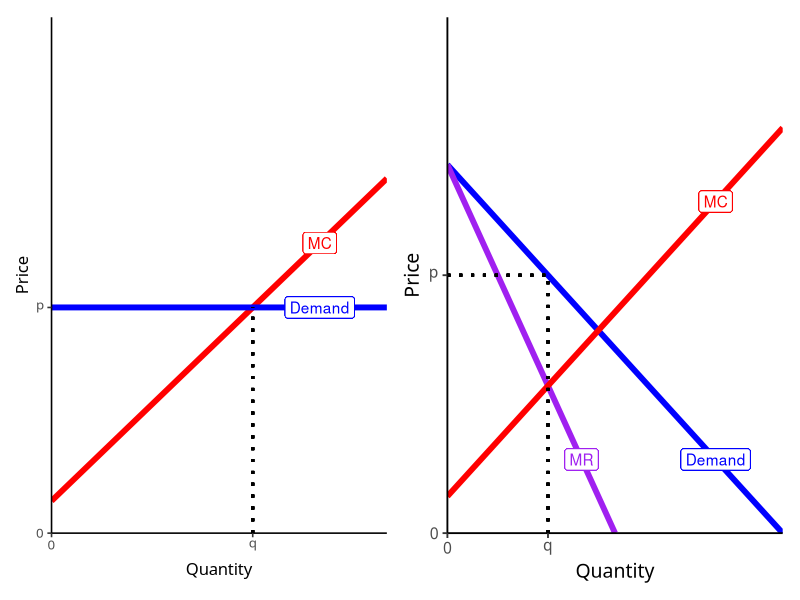
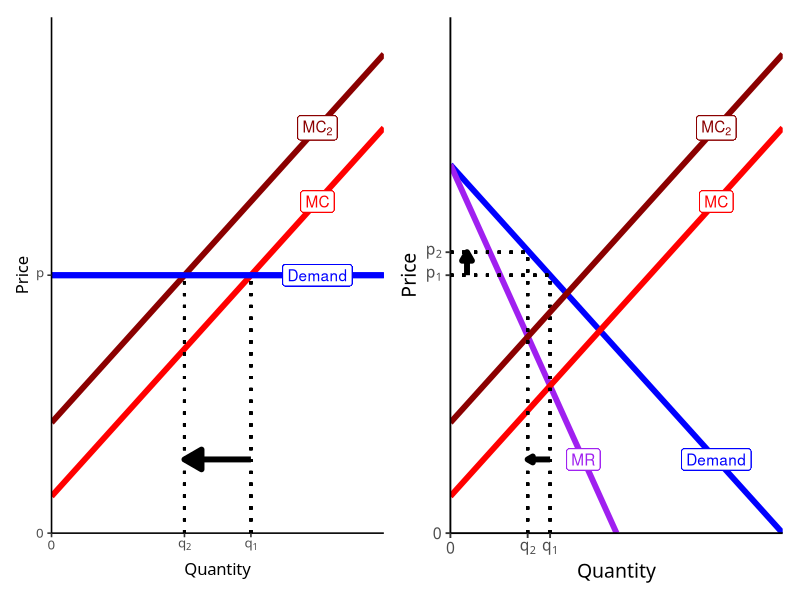
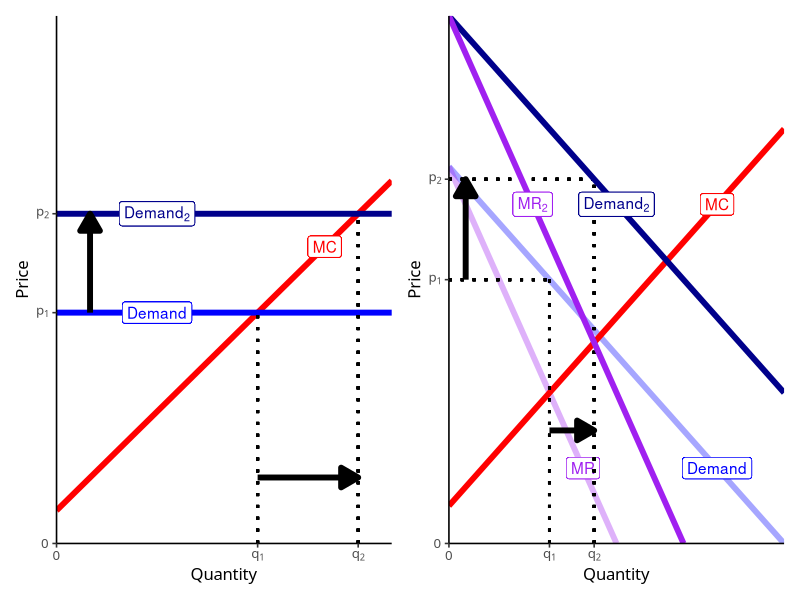
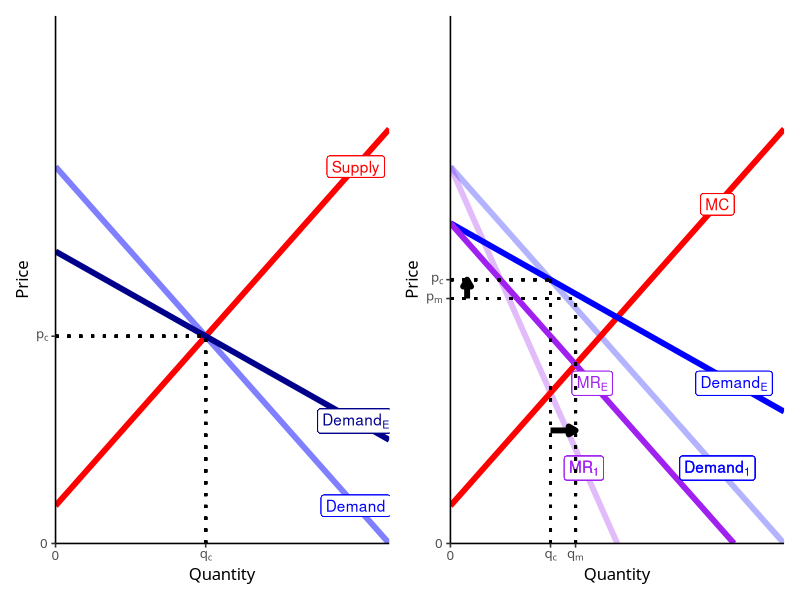

The R script that drew these images, in order:
## ---- chunk 1
knitr::opts_chunk$set(echo = FALSE,
                      message = FALSE,
                      warning = FALSE)
library(tidyverse)
## ---- chunk 2
demand_1=function(x){10-x}
mr_1=function(x){10-2*x}

demand_2=function(x){16-x}
mr_2=function(x){16-2*x}

mc_m=function(x){x+1}
mc_c=function(x){2*x+1}

pc<-ggplot(data=tibble(x=1:10), aes(x=x))+
  stat_function(fun=mc_m, geom="line", size=2, color="red")+
  geom_label(x=8,y=mc_m(8), color="red", label=expression(MC))+
  geom_hline(yintercept=7, size = 2, color = "blue")+
  geom_label(x=8,y=7, color="blue", label="Demand")+
  geom_segment(x=6,xend=6, y=0, yend=7, size=1, linetype="dotted")+
  scale_x_continuous(breaks = c(0,6),
                     labels = c(0,expression(q)),
                     limits = c(0,10),
                     expand=c(0,0))+
  scale_y_continuous(breaks = c(0,7),
                     labels = c(0,expression(p)),
                     limits = c(0,16),
                     expand=c(0,0))+
  theme_classic(base_family = "Fira Sans Condensed", base_size=12)+
  labs(x = "Quantity",
       y = "Price")

mp<-ggplot(data=tibble(x=1:10), aes(x=x))+
  stat_function(fun=demand_1, geom="line", size=2, color="blue")+
  stat_function(fun=mr_1, geom="line", size=2, color="purple")+
  stat_function(fun=mc_m, geom="line", size=2, color="red")+
  #stat_function(fun=mc_c, geom="line", size=2, color="red")+

  
  geom_label(x=8,y=demand_1(8), color="blue", label="Demand")+
  geom_label(x=4,y=mr_1(4), color="purple", label=expression(MR))+
  geom_label(x=8,y=mc_m(8), color="red", label=expression(MC))+
  #geom_label(x=4,y=mc_c(4), color="red", label=expression(MC[c]))+
  
  geom_segment(x=3,xend=3, y=0, yend=7, size=1, linetype="dotted")+
  geom_segment(x=0,xend=3, y=7, yend=7, size=1, linetype="dotted")+

  scale_x_continuous(breaks = c(0,3),
                     labels = c(0,expression(q)),
                     limits = c(0,10),
                     expand=c(0,0))+
  scale_y_continuous(breaks = c(0,7),
                     labels = c(0,expression(p)),
                     limits = c(0,14),
                     expand=c(0,0))+
  theme_classic(base_family = "Fira Sans Condensed", base_size=14)+
  labs(x = "Quantity",
       y = "Price")

library(patchwork)
pc+mp
## ---- chunk 3
mc_m2=function(x){x+1+2}
mc_c=function(x){2*x+1}

pc_c2<-pc+
  stat_function(fun=mc_m2, geom="line", size=2, color="darkred")+
  geom_label(x=8,y=mc_m2(8), color="darkred", label=expression(MC[2]))+
  geom_hline(yintercept=7, size = 2, color = "blue")+
  geom_label(x=8,y=7, color="blue", label="Demand")+
  geom_segment(x=4,xend=4, y=0, yend=7, size=1, linetype="dotted")+
  
  annotate("segment", x = 6, xend = 4, y = 2, yend = 2, colour = "black", size=2, alpha=1, arrow=arrow(length=unit(0.5,"cm"), ends="last", type="closed"))+

  scale_x_continuous(breaks = c(0,4,6),
                     labels = c(0,expression(q[2]),expression(q[1])),
                     limits = c(0,10),
                     expand=c(0,0))+
  scale_y_continuous(breaks = c(0,7),
                     labels = c(0,expression(p)),
                     limits = c(0,14),
                     expand=c(0,0))

mp_c2<-mp+
  stat_function(fun=mc_m2, geom="line", size=2, color="darkred")+
  geom_label(x=8,y=mc_m2(8), color="darkred", label=expression(MC[2]))+
  geom_segment(x=2.325, xend=2.325, y=0, yend=7.625, size=1, linetype="dotted")+
  geom_segment(x=0, xend=2.325, y=7.625, yend=7.625, size=1, linetype="dotted")+
  
  annotate("segment", x = 3, xend = 2.325, y = 2, yend = 2, colour = "black", size=2, alpha=1, arrow=arrow(length=unit(0.15,"cm"), ends="last", type="closed"))+
  annotate("segment", x = 0.5, xend = 0.5, y = 7, yend = 7.625, colour = "black", size=2, alpha=1, arrow=arrow(length=unit(0.25,"cm"), ends="last", type="closed"))+
  
  scale_x_continuous(breaks = c(0,2.325,3),
                     labels = c(0,expression(q[2]),expression(q[1])),
                     limits = c(0,10),
                     expand=c(0,0))+
  scale_y_continuous(breaks = c(0,7,7.625),
                     labels = c(0,expression(p[1]),expression(p[2])),
                     limits = c(0,14),
                     expand=c(0,0))
pc_c2+mp_c2
## ---- chunk 4
demand_3=function(x){14-x}
mr_3=function(x){14-2*x}

pc_d2<-ggplot(data=tibble(x=1:10), aes(x=x))+
  stat_function(fun=mc_m, geom="line", size=2, color="red")+
  geom_label(x=8,y=mc_m(8), color="red", label=expression(MC))+
  geom_hline(yintercept=7, size = 2, color = "blue")+
  geom_label(x=3,y=7, color="blue", label="Demand")+
  geom_segment(x=6,xend=6, y=0, yend=7, size=1, linetype="dotted")+
  geom_hline(yintercept = 10, size = 2, color = "darkblue")+
  geom_label(x=3,y=10, color="darkblue", label=expression(Demand[2]))+
  geom_segment(x=9,xend=9, y=0, yend=10, size=1, linetype="dotted")+
  
  annotate("segment", x = 6, xend = 9, y = 2, yend = 2, colour = "black", size=2, alpha=1, arrow=arrow(length=unit(0.5,"cm"), ends="last", type="closed"))+
  annotate("segment", x = 1, xend = 1, y = 7, yend = 10, colour = "black", size=2, alpha=1, arrow=arrow(length=unit(0.5,"cm"), ends="last", type="closed"))+

    scale_x_continuous(breaks = c(0,6,9),
                     labels = c(0,expression(q[1]),expression(q[2])),
                     limits = c(0,10),
                     expand=c(0,0))+
  scale_y_continuous(breaks = c(0,7,10),
                     labels = c(0,expression(p[1]),expression(p[2])),
                     limits = c(0,16),
                     expand=c(0,0))+
  theme_classic(base_family = "Fira Sans Condensed", base_size=12)+
  labs(x = "Quantity",
       y = "Price")


mp_d2<-ggplot(data=tibble(x=1:10), aes(x=x))+
  stat_function(fun=demand_1, geom="line", size=2, color="blue", alpha = 0.35)+
  stat_function(fun=mr_1, geom="line", size=2, color="purple", alpha = 0.35)+
  stat_function(fun=mc_m, geom="line", size=2, color="red")+
  #stat_function(fun=mc_c, geom="line", size=2, color="red")+

  
  geom_label(x=8,y=demand_1(8), color="blue", label="Demand")+
  geom_label(x=4,y=mr_1(4), color="purple", label=expression(MR))+
  geom_label(x=8,y=mc_m(8), color="red", label=expression(MC))+
  #geom_label(x=4,y=mc_c(4), color="red", label=expression(MC[c]))+
  
  geom_segment(x=3,xend=3, y=0, yend=7, size=1, linetype="dotted")+
  geom_segment(x=0,xend=3, y=7, yend=7, size=1, linetype="dotted")+

  geom_segment(x=4.333,xend=4.333, y=0, yend=demand_3(4.333), size=1, linetype="dotted")+
  geom_segment(x=0,xend=4.333, y=demand_3(4.333), yend=demand_3(4.333), size=1, linetype="dotted")+

  stat_function(fun=demand_3, geom="line", size=2, color="darkblue")+
  geom_label(x=5,y=demand_3(5), color="darkblue", label=expression(Demand[2]))+
  stat_function(fun=mr_3, geom="line", size=2, color="purple")+
  geom_label(x=2.5,y=mr_3(2.5), color="purple", label=expression(MR[2]))+

  annotate("segment", x = 3, xend = 4.333, y = 3, yend = 3, colour = "black", size=2, alpha=1, arrow=arrow(length=unit(0.5,"cm"), ends="last", type="closed"))+
  annotate("segment", x = 0.5, xend = 0.5, y = 7, yend = demand_3(4.333), colour = "black", size=2, alpha=1, arrow=arrow(length=unit(0.5,"cm"), ends="last", type="closed"))+

  scale_x_continuous(breaks = c(0,3,4.333),
                     labels = c(0,expression(q[1]),expression(q[2])),
                     limits = c(0,10),
                     expand=c(0,0))+
  scale_y_continuous(breaks = c(0,7,demand_3(4.333)),
                     labels = c(0,expression(p[1]),expression(p[2])),
                     limits = c(0,14),
                     expand=c(0,0))+
  theme_classic(base_family = "Fira Sans Condensed", base_size=12)+
  labs(x = "Quantity",
       y = "Price")
pc_d2+mp_d2
## ---- chunk 5
demand_cr=function(x){7.75-0.5*x}

pc_e<-ggplot(data=tibble(x=1:10), aes(x=x))+
  stat_function(fun=demand_1, geom="line", size=2, color="blue", alpha =0.5)+
    geom_label(x=9,y=demand_1(9), color="blue", label="Demand")+
    stat_function(fun=mc_m, geom="line", size=2, color="red")+
    geom_label(x=9,y=mc_m(9), color="red", label="Supply")+
    stat_function(fun=demand_cr, geom="line", size=2, color="darkblue")+
    geom_label(x=9,y=demand_cr(9), color="darkblue", label=expression(Demand[E]))+

  geom_segment(x=4.5,xend=4.5, y=0, yend=5.5, size=1, linetype="dotted")+
  geom_segment(x=0,xend=4.5, y=5.5, yend=5.5, size=1, linetype="dotted")+
  scale_x_continuous(breaks = c(0,4.5),
                     labels = c(0,expression(q[c])),
                     limits = c(0,10),
                     expand=c(0,0))+
  scale_y_continuous(breaks = c(0,5.5),
                     labels = c(0,expression(p[c])),
                     limits = c(0,14),
                     expand=c(0,0))+
  theme_classic(base_family = "Fira Sans Condensed", base_size=12)+
  labs(x = "Quantity",
       y = "Price")

demand_r=function(x){8.5-0.5*x}
mr_r=function(x){8.5-1*x}

mp_e<-ggplot(data=tibble(x=1:10), aes(x=x))+
  stat_function(fun=demand_1, geom="line", size=2, color="blue",alpha=0.3)+
  stat_function(fun=mr_1, geom="line", size=2, color="purple",alpha=0.3)+
  stat_function(fun=mc_m, geom="line", size=2, color="red")+

  stat_function(fun=demand_r, geom="line", size=2, color="blue")+
  stat_function(fun=mr_r, geom="line", size=2, color="purple")+

  
  geom_label(x=8,y=demand_1(8), color="blue", label=expression(Demand[1]), alpha=0.3)+
  geom_label(x=4,y=mr_1(4), color="purple", label=expression(MR[1]), alpha=0.3)+
  geom_label(x=8,y=mc_m(8), color="red", label=expression(MC))+

  geom_label(x=8.5,y=demand_r(8.5), color="blue", label=expression(Demand[E]))+
  geom_label(x=4.25,y=mr_r(4.25), color="purple", label=expression(MR[E]))+

  
  geom_segment(x=3,xend=3, y=0, yend=7, size=1, linetype="dotted")+
  geom_segment(x=0,xend=3, y=7, yend=7, size=1, linetype="dotted")+

  geom_segment(x=3.75,xend=3.75, y=0, yend=6.5, size=1, linetype="dotted")+
  geom_segment(x=0,xend=3.75, y=6.5, yend=6.5, size=1, linetype="dotted")+

  annotate("segment", x = 3, xend = 3.75, y = 3, yend = 3, colour = "black", size=2, alpha=1, arrow=arrow(length=unit(0.2,"cm"), ends="last", type="closed"))+
  annotate("segment", x = 0.5, xend = 0.5, y = 6.5, yend = 7, colour = "black", size=2, alpha=1, arrow=arrow(length=unit(0.2,"cm"), ends="last", type="closed"))+

  scale_x_continuous(breaks = c(0,3,3.75),
                     labels = c(0,expression(q[c]), expression(q[m])),
                     limits = c(0,10),
                     expand=c(0,0))+
  scale_y_continuous(breaks = c(0,6.5,7),
                     labels = c(0,expression(p[m]), expression(p[c])),
                     limits = c(0,14),
                     expand=c(0,0))+
  theme_classic(base_family = "Fira Sans Condensed", base_size=12)+
  labs(x = "Quantity",
       y = "Price")

pc_e+mp_e
